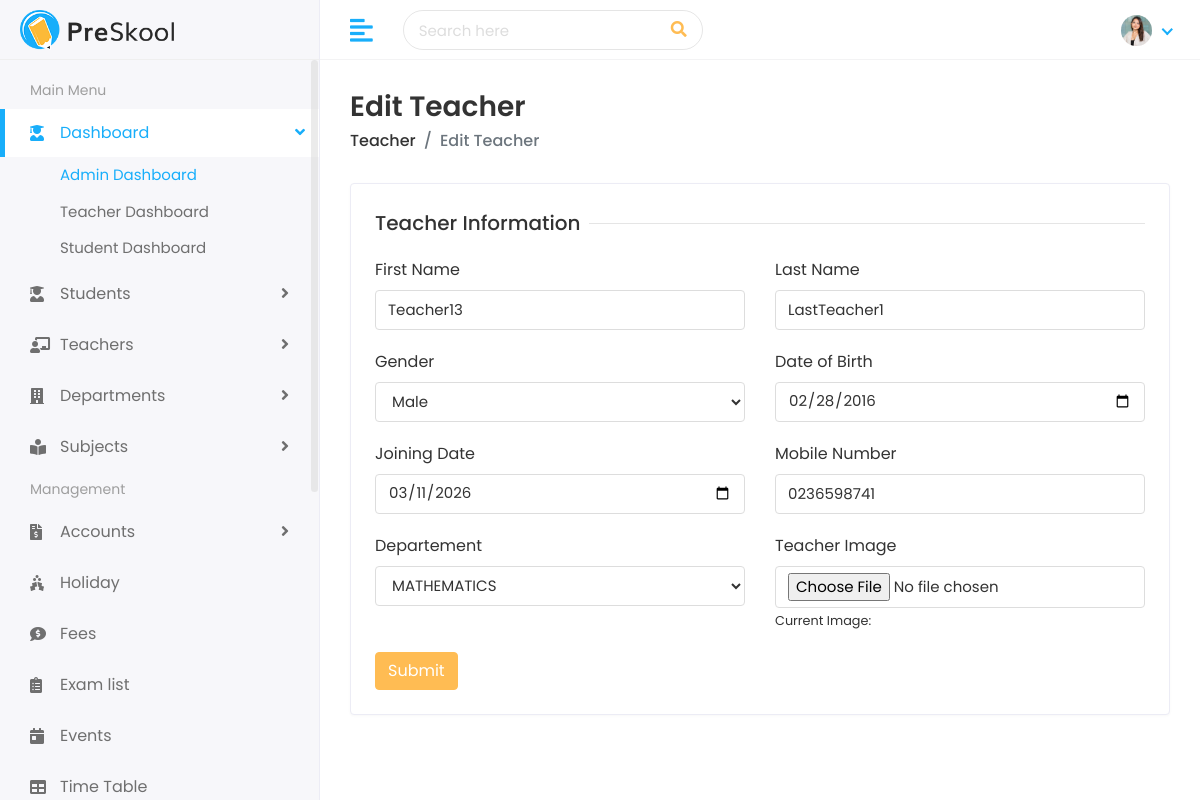
The page /teacher/edit/1/ on the database as committed earlier.
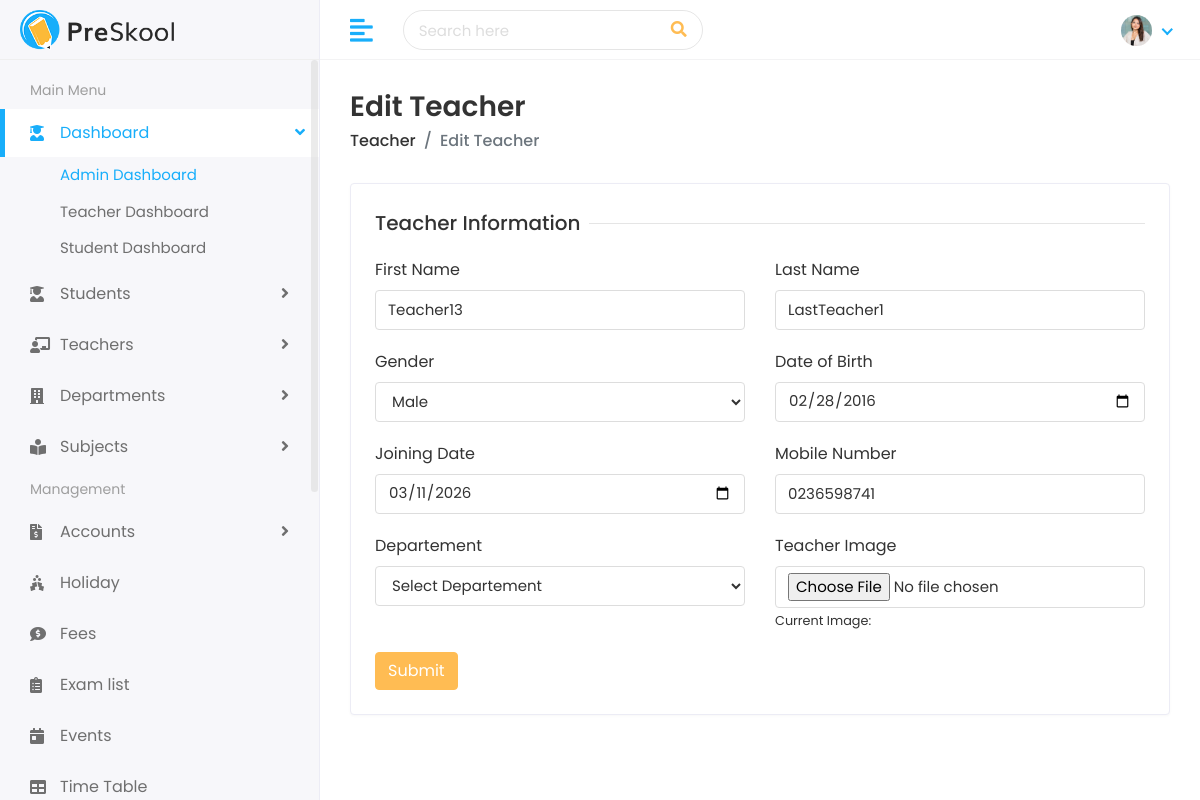
The same page on the database as committed later.
### teacher/models.py (models this page shows, shortened)
class Teacher(models.Model):
    first_name = models.CharField(max_length=100)
    last_name = models.CharField(max_length=100)
    gender = models.CharField(max_length=10, choices=[('Male','Male'), ('Female','Female')])
    date_of_birth = models.DateField()
    joining_date = models.DateField()
    mobile_number = models.CharField(max_length=15)
    teacher_image = models.ImageField(upload_to='teachers/', blank=True)
    departement = models.ForeignKey(
        Departement,
        on_delete=models.SET_NULL,
        null=True,
        blank=True,
        related_name='teachers'
    )

### departement/models.py (models this page shows, shortened)
class Departement(models.Model):
    name = models.CharField(max_length=150, unique=True)
    code = models.CharField(max_length=10, unique=True)
    description = models.TextField(blank=True, null=True)
    created_at = models.DateField(auto_now_add=True)

### teacher/views.py (the view)
# urls.py: path('edit/<str:teacher_id>/', views.edit_teacher, name="edit_teacher"),
def edit_teacher(request, teacher_id):
    teacher = Teacher.objects.get(id = teacher_id)
    departements_list = Departement.objects.all()
    context = {'departements_list': departements_list, 'teacher' : teacher}
    if request.method == 'POST':
        teacher.first_name = request.POST.get('first_name')
        teacher.last_name = request.POST.get('last_name')
        teacher.gender = request.POST.get('gender')
        teacher.date_of_birth = request.POST.get('date_of_birth')
        teacher.joining_date = request.POST.get('joining_date')
        teacher.mobile_number = request.POST.get('mobile_number')
        teacher.teacher_image = request.FILES.get('teacher_image')
        departement_id = request.POST.get('departement_id')
        if (departement_id):
            teacher.departement = Departement.objects.get(id = departement_id)
        else :
            teacher.departement = None
        if request.FILES.get('teacher_image'):
            teacher.teacher_image = request.FILES.get('teacher_image')
        teacher.save()
        messages.success(request, 'Teacher edited Successfully')
        return redirect('teacher_list')
    else:
        return render(request, 'teachers/edit-teacher.html', context)

### templates/teachers/edit-teacher.html (shortened to what the changed rows need)
{% extends 'Home/base.html' %} {% load static %} {% block body %}
<div class="page-wrapper">
    <div class="content container-fluid">
        <div class="row">
            <div class="col-sm-12">
                <div class="card">
                    <div class="card-body">
                        <form method="POST" enctype="multipart/form-data">
                            <div class="row">
                                <div class="col-12 col-sm-6">
                                    <div class="form-group">
                                        <label>First Name</label>
                                        <input type="text" name="first_name" class="form-control" value="{{ teacher.first_name }}">
                                    </div>
                                </div>
                                <div class="col-12 col-sm-6">
                                    <div class="form-group">
                                        <label>Last Name</label>
                                        <input type="text" name="last_name" class="form-control" value="{{ teacher.last_name }}">
                                    </div>
                                </div>
                                <div class="col-12 col-sm-6">
                                    <div class="form-group">
                                        <label>Gender</label>
                                        <select name="gender" class="form-control">
                                            <option value="Male" {% if teacher.gender == 'Male' %}selected{% endif %}>Male</option>
                                        </select>
                                    </div>
                                </div>
                                <div class="col-12 col-sm-6">
                                    <div class="form-group">
                                        <label>Date of Birth</label>
                                        <input type="date" name="date_of_birth" class="form-control" value="{{ teacher.date_of_birth|date:'Y-m-d' }}">
                                    </div>
                                </div>
                                <div class="col-12 col-sm-6">
                                    <div class="form-group">
                                        <label>Joining Date</label>
                                        <input type="date" name="joining_date" class="form-control" value="{{ teacher.joining_date|date:'Y-m-d' }}">
                                    </div>
                                </div>
                                <div class="col-12 col-sm-6">
                                    <div class="form-group">
                                        <label>Mobile Number</label>
                                        <input type="text" name="mobile_number" class="form-control" value="{{ teacher.mobile_number }}">
                                    </div>
                                </div>
                                <div class="col-12 col-sm-6">
                                    <div class="form-group">
                                        <label>Departement</label>
                                        <select name="departement_id" class="form-control">
                                          <option value="">Select Departement</option>
                                          {% for departement in departements_list %}
                                          <option value="{{departement.id}}" {% if teacher.departement.id == departement.id %}selected{% endif %}>{{departement.name}}</option>
                                          {% endfor %}
                                        </select>
                                    </div>
                                </div>
                            </div>
                        </form>
                    </div>
                </div>
            </div>
        </div>
      </div>
    </div>
  </div>
{% endblock %}

Rows that differ between the two databases and show on the page:
changed Teacher "Teacher13": departement_id "MATHEMATICS" → (not shown)
Other text that changed with them:
form field departement_id: (not shown) → "Select Departement"
